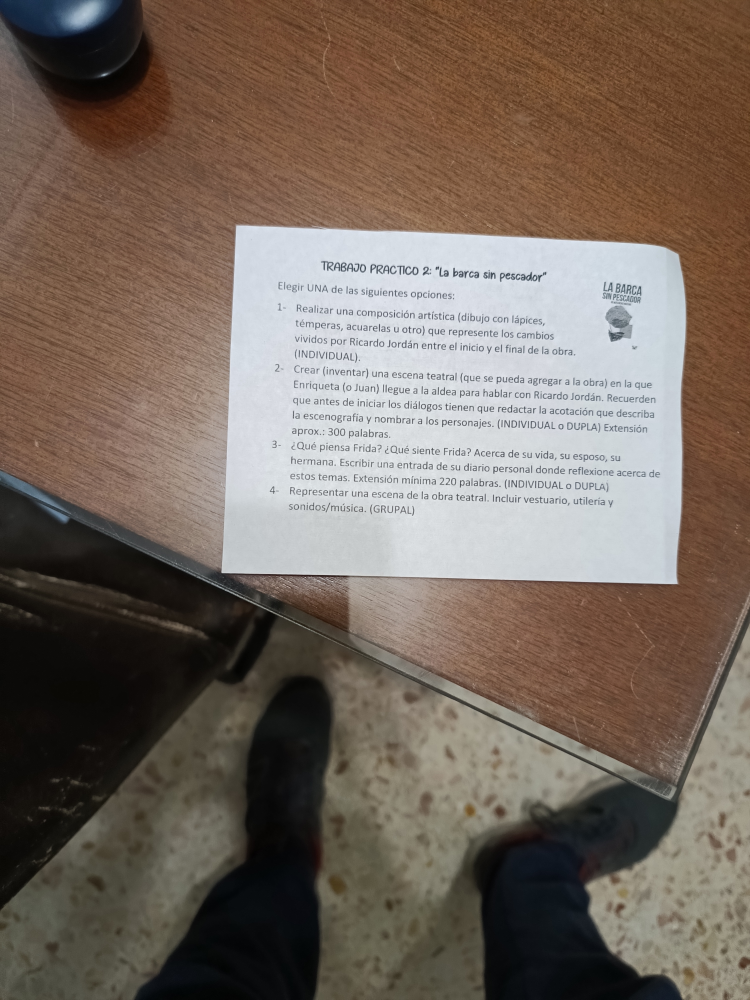
#> input picture images/texto1.jpg, 3000 x 4000 px, found by its file name (shown at 1/4 size)
$ python perspectiva.py   (older library calls are emulated)
#> lines starting #> are read from the running program, lines starting #| are printed output that depends on the picture; after the words box and inside, x2 and y2 are one past the last pixel; in counts of white or black regions, pixels touching at a corner belong together
import cv2
import numpy as np
import matplotlib.pyplot as plt
import pytesseract

def order_points(pts):
    rect = np.zeros((4, 2), dtype = "float32")
    s = pts.sum(axis = 1)
    rect[0] = pts[np.argmin(s)]
    rect[2] = pts[np.argmax(s)]

    diff = np.diff(pts, axis = 1)
    rect[1] = pts[np.argmin(diff)]
    rect[3] = pts[np.argmax(diff)]

    print(f's: ${s} \ndiff: ${diff}')

    return rect

def four_point_transform(image, pts):
    rect = order_points(pts)
    (tl, tr, br, bl) = rect

    widthA = np.sqrt(((br[0] - bl[0]) ** 2) + ((br[1] - bl[1]) ** 2))
    widthB = np.sqrt(((tr[0] - tl[0]) ** 2) + ((tr[1] - tl[1]) ** 2))
    maxWidth = max(int(widthA), int(widthB))

    heightA = np.sqrt(((tr[0] - br[0]) ** 2) + ((tr[1] - br[1]) ** 2))
    heightB = np.sqrt(((tl[0] - bl[0]) ** 2) + ((tl[1] - bl[1]) ** 2))
    maxHeight = max(int(heightA), int(heightB))

    dst = np.array([
        [0, 0],
        [maxWidth - 1, 0],
        [maxWidth - 1, maxHeight - 1],
        [0, maxHeight - 1]], dtype = "float32")

    M = cv2.getPerspectiveTransform(rect, dst)
    warped = cv2.warpPerspective(image, M, (maxWidth, maxHeight))

    return warped

def plot_contours(image, contours, contour_color=(0, 255, 0), thickness=2):
    image_with_contours = image.copy()
    cv2.drawContours(image_with_contours, contours, -1, contour_color, thickness)
    return image_with_contours


def plot_bounding_box(image, box, box_color=(0, 0, 255), thickness=2):
    image_with_box = image.copy()
    box = np.intp(box)
    cv2.drawContours(image_with_box, [box], -1, box_color, thickness)
    return image_with_box

def applySobel(image):
    blurred = cv2.GaussianBlur(image,(5,5),0)
    grad_x = cv2.Sobel(blurred,cv2.CV_16S,1,0,ksize=5)
    grad_y = cv2.Sobel(blurred,cv2.CV_16S,0,1,ksize=5)

    abs_grad_x = cv2.convertScaleAbs(grad_x)
    abs_grad_y = cv2.convertScaleAbs(grad_y)
    grad = cv2.addWeighted(abs_grad_x,0.5,abs_grad_y,0.5,0)

    return grad

def scan_document(image_path, thr=50,thr2=500):
#> called with image_path = 'images/texto1.jpg', thr = 30, thr2 = 200
    image = cv2.imread(image_path)
#> image is the input picture: shape (4000, 3000, 3); mean B, G, R 94.6, 104.8, 118.1

    # [10 lines of commented-out code are left out]

    ratio = image.shape[0] / 500.0
#> ratio = 8
    orig = image.copy()
    image = cv2.resize(image, (int(image.shape[1] / ratio), 500))
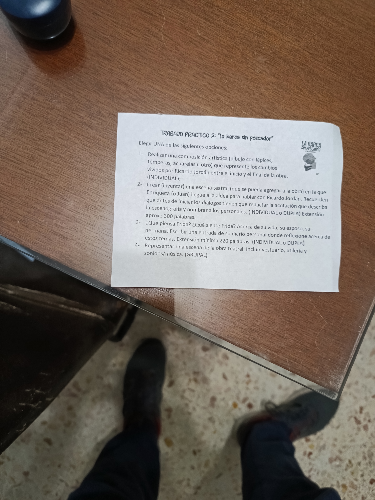
#> image: shape (500, 375, 3); mean B, G, R 94.7, 105, 118.2

    gray = cv2.cvtColor(image, cv2.COLOR_BGR2GRAY)
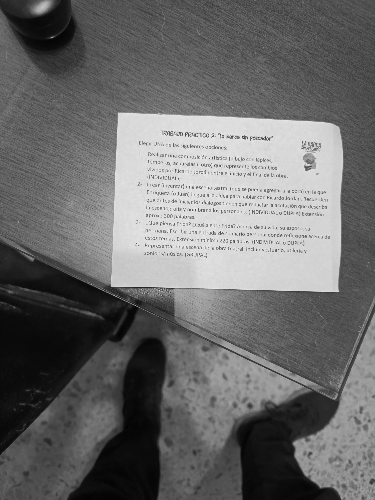
#> gray: shape (500, 375); min 2, max 239, mean 107.7
    gray = cv2.GaussianBlur(gray, (5, 5), 0)


    kernel = np.ones((5,5),np.uint8)
    morphed = cv2.morphologyEx(gray, cv2.MORPH_CLOSE, kernel,iterations=3)
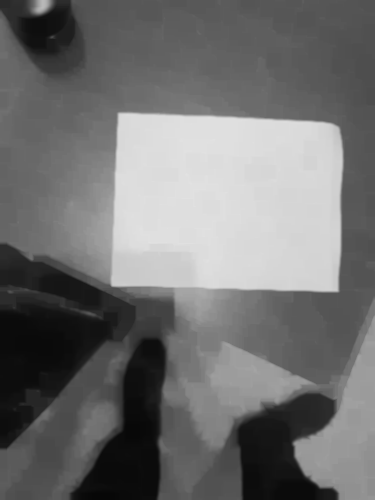
#> morphed: shape (500, 375); min 7, max 226, mean 112.7

    edged = cv2.Canny(morphed, thr, thr2)
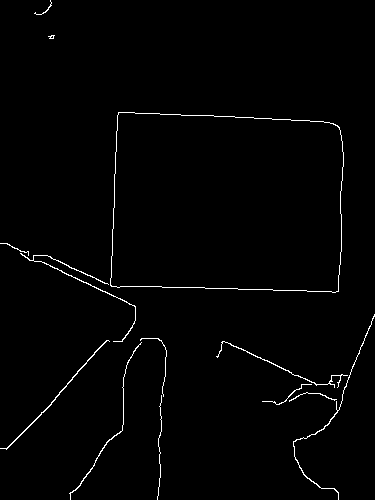
#> edged: shape (500, 375); 1.3% white in thin lines or dots
    # edged = applySobel(gray)
    plt.figure()
    plt.subplot(121)
    plt.imshow(morphed,cmap='gray')

    plt.subplot(122)
    plt.imshow(edged,cmap='gray')
    plt.show()

    contours, _ = cv2.findContours(edged.copy(), cv2.RETR_LIST, cv2.CHAIN_APPROX_SIMPLE)
#> contours = 15 contours, 8 with area under 20; largest, box (x1, y1, x2, y2) and area: (110, 112, 344, 293) 38950, (110, 112, 344, 293) 38943, (0, 340, 110, 450) 98, (20, 253, 136, 342) 79, (293, 314, 375, 500) 64, (69, 342, 142, 500) 52, (216, 341, 348, 388) 52
    contours = sorted(contours, key = cv2.contourArea, reverse = True)[:5]
#> contours = 5 contours; box (x1, y1, x2, y2) and area: (110, 112, 344, 293) 38950, (110, 112, 344, 293) 38943, (0, 340, 110, 450) 98, (20, 253, 136, 342) 79, (293, 314, 375, 500) 64

    # Plot all detected contours
    image_with_all_contours = plot_contours(image, contours)
#> in plot_contours, `cv2.drawContours(image_with_contours, contours, -1, contour_color, thi..`:
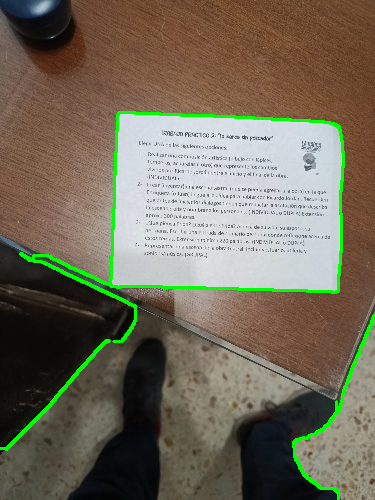
#> image_with_contours: shape (500, 375, 3); 2.68% of pixels changed, all inside (x1, y1, x2, y2) = (0, 111, 375, 500)
    cv2.imshow('All Contours', image_with_all_contours)

    # print(contours)
    screenCnt = None
    for c in contours:
        peri = cv2.arcLength(c, True)
        approx = cv2.approxPolyDP(c, 0.02 * peri, True)
        print("approx polygon: ",len(approx))
        if len(approx) > 1 :
            rect = cv2.minAreaRect(c)
            box = cv2.boxPoints(rect)
            box = np.intp(box)
            hull = cv2.convexHull(approx)

            approx_hull = cv2.approxPolyDP(hull, 0.02 * peri, True)
            print("approx hull: ",len(approx_hull))
            if len(approx_hull) == 4:
                bounding_box = approx_hull
                screenCnt = approx_hull
                break

            # bounding_box = hull
            # bounding_box = box
            # screenCnt = box
            break
#> this loop made 1 pass
#> (peri, approx, rect, box, screenCnt) on pass 1: (804.2, [[118, 112], [111, 286], [338, 291], [337, 125]], ((227.8, 203.4), (175.5, 229.8), -87.83), [[339, 295], [109, 286], [116, 111], [345, 120]], [[337, 125], [338, 291], [111, 286], [118, 112]])
#| approx polygon:  4
#| approx hull:  4
    if screenCnt is None:
        raise ValueError("No document-like contour found")

      # Plot the bounding box
    image_with_bounding_box = plot_bounding_box(image, bounding_box)
#> in plot_bounding_box, `box = np.intp(box)`: box = [[337, 125], [338, 291], [111, 286], [118, 112]]
#> in plot_bounding_box, `cv2.drawContours(image_with_box, [box], -1, box_color, thickness)`:
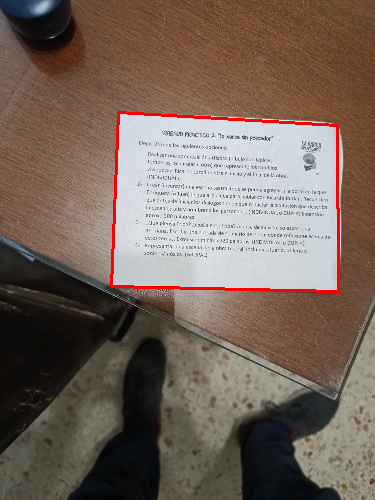
#> image_with_box: shape (500, 375, 3); 1.26% of pixels changed, all inside (x1, y1, x2, y2) = (110, 111, 340, 293)
    cv2.imshow('Bounding Box', image_with_bounding_box)


    warped = four_point_transform(orig, screenCnt.reshape(4, 2) * ratio)
#> in order_points, `s = pts.sum(axis = 1)`: s = [3696, 5032, 3176, 1840]
#> in order_points, `diff = np.diff(pts, axis = 1)`: diff = [-1696, -376, 1400, -48]
#| s: $[3696. 5032. 3176. 1840.]
#| diff: $[[-1696.]
#|  [ -376.]
#|  [ 1400.]
#|  [  -48.]]
#> in four_point_transform, `rect = order_points(pts)`: rect = [[944, 896], [2696, 1000], [2704, 2328], [888, 2288]]
#> in four_point_transform, `(tl, tr, br, bl) = rect`: tl = [944, 896]; tr = [2696, 1000]; br = [2704, 2328]; bl = [888, 2288]
#> in four_point_transform, `widthA = np.sqrt(((br[0] - bl[0]) ** 2) + ((br[1] - bl[1]) ** 2))`: widthA = 1816.4
#> in four_point_transform, `widthB = np.sqrt(((tr[0] - tl[0]) ** 2) + ((tr[1] - tl[1]) ** 2))`: widthB = 1755.1
#> in four_point_transform, `maxWidth = max(int(widthA), int(widthB))`: maxWidth = 1816
#> in four_point_transform, `heightA = np.sqrt(((tr[0] - br[0]) ** 2) + ((tr[1] - br[1]) ** 2))`: heightA = 1328
#> in four_point_transform, `heightB = np.sqrt(((tl[0] - bl[0]) ** 2) + ((tl[1] - bl[1]) ** 2))`: heightB = 1393.1
#> in four_point_transform, `maxHeight = max(int(heightA), int(heightB))`: maxHeight = 1393
#> in four_point_transform, `dst = np.array([ [0, 0], [maxWidth - 1, 0], [maxWidth - 1, maxHeight -..`: dst = [[0, 0], [1815, 0], [1815, 1392], [0, 1392]]
#> in four_point_transform, `M = cv2.getPerspectiveTransform(rect, dst)`: M = [[0.981, 0.0395, -961.4], [-0.0611, 1.03, -865.2], [-2.82e-05, 2.52e-05, 1]]
#> in four_point_transform, `warped = cv2.warpPerspective(image, M, (maxWidth, maxHeight))`:
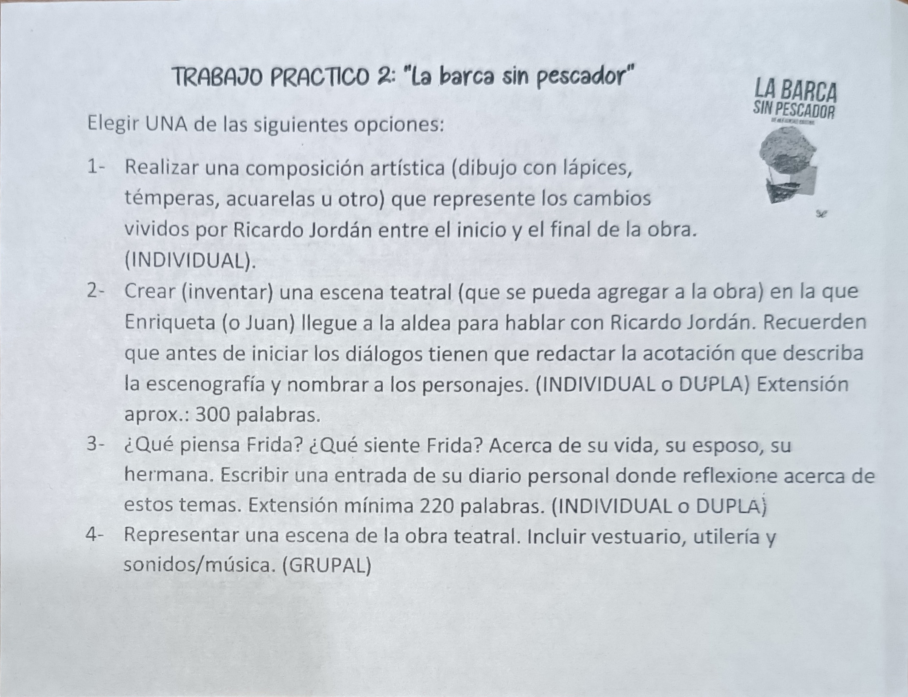
#> warped: shape (1393, 1816, 3) (shown at 1/2 size); mean B, G, R 215.4, 209.4, 203.8

    warped = cv2.GaussianBlur(warped, (3, 3), 0)


    return warped


# [12 lines of commented-out code are left out]
scanned_image = scan_document("images/texto1.jpg",30,200)

print("\n------ Sin procesar ------\n")

# scanned_image = scan_document("images/textos/chart.JPG",20,100)
orig_image = cv2.imread("images/texto1.jpg")
tessdata_dir_config = r'--tessdata-dir "/usr/share/tessdata/"'
#> (the run stopped early here; a loop or call above may not have finished)
